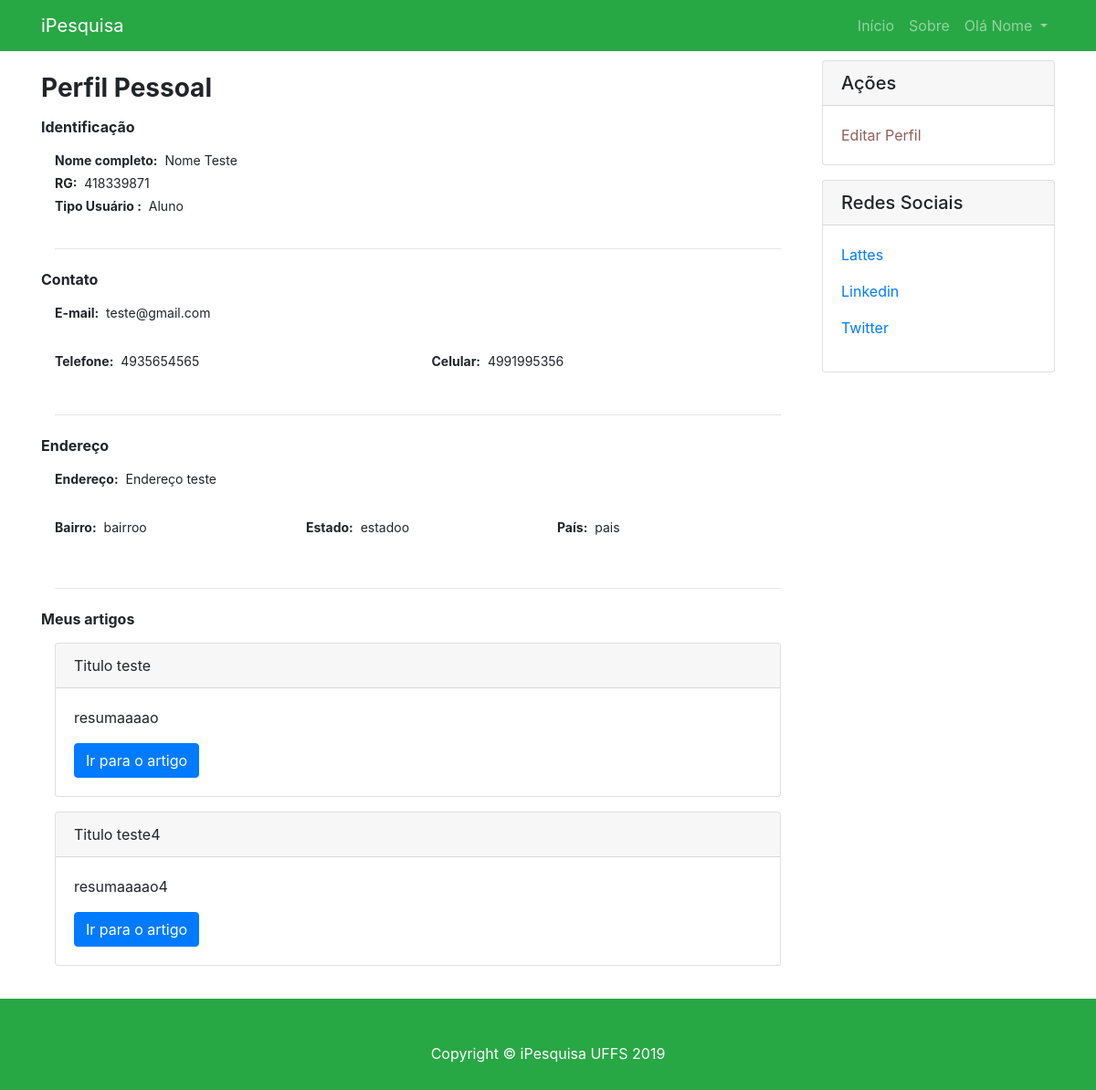
Screenshot of /perfil.php (signed in) with the database file from the repository.
### tables this page shows
CREATE TABLE IF NOT EXISTS usuario (
    id INT(11) NOT NULL auto_increment PRIMARY KEY,
    primeiroNome VARCHAR(30) NOT NULL,
    ultimoNome VARCHAR(60) NOT NULL,
    numeroDocumento VARCHAR(20) NOT NULL,
    tipoDocumento VARCHAR(9) NOT NULL,
    tipoUsuario VARCHAR (11) NOT NULL,
    entidade VARCHAR (12) NOT NULL, 
    email VARCHAR (70) NOT NULL UNIQUE,
    senha VARCHAR (50) NOT NULL,
    telefone VARCHAR(13) ,
    celular VARCHAR(13) NOT NULL,
    endereco VARCHAR (150) NOT NULL,
    bairro VARCHAR(20) NOT NULL,
    estado VARCHAR (50) NOT NULL,
    pais VARCHAR (30) NOT NULL,
    lattes VARCHAR(100) ,                   
    linkedin VARCHAR(100) ,
    twitter VARCHAR(100) 
);

CREATE TABLE IF NOT EXISTS artigo (
    id INT(11) NOT NULL auto_increment PRIMARY KEY,
    idAutor INT(11) NOT NULL,
    tituloPostagem VARCHAR(100) NOT NULL,
    autor VARCHAR(100) NOT NULL,
    resumo VARCHAR(600) NOT NULL,
    textoPrincipal MEDIUMTEXT NOT NULL,
    categoria VARCHAR(50) NOT NULL,
    dataPostagem VARCHAR(50) NOT NULL,
    imagem MEDIUMTEXT,
    CONSTRAINT FK_IdAutor FOREIGN KEY (idAutor) REFERENCES usuario(id)
);

### models/Usuario.php (called while the page is built, shortened)
<?php
class Usuario extends Crud{
    protected $table = 'usuario';
    protected $tableArtigo = 'artigo';
    private $id;
    private $primeiroNome;
    private $ultimoNome;
    private $numeroDocumento;
    private $tipoDocumento;
    private $tipoUsuario;
    private $email;
    private $telefone;
    private $celular;
    private $endereco;
    private $bairro;
    private $estado;
    private $pais;
    private $lattes;
    private $linkedin;
    private $twitter;
    function __construct() {
        $a = func_get_args();
        $i = func_num_args();
        if (method_exists($this,$f='__construct'.$i)) {
            call_user_func_array(array($this,$f),$a);
        }
    }
    function __construct1($id){
        $this->id = "";
        $this->primeiroNome = "";
        $this->ultimoNome = "";
        $this->numeroDocumento = "";
        $this->tipoDocumento = "";
        $this->tipoUsuario = "";
        $this->email = "";
        $this->telefone = "";
        $this->celular = "";
        $this->endereco = "";
        $this->bairro = "";
        $this->estado = "";
        $this->pais = "";
        $this->lattes = "";
        $this->linkedin = "";
        $this->twitter = "";
        $this->find($id);
    }
    public function getPrimeiroNome(){
        return $this->primeiroNome;
    }
    public function getUltimoNome(){
        return $this->ultimoNome;
    }
    public function getEmail(){
        return $this->email;
    }
    public function getNumeroDocumento(){
        return $this->numeroDocumento;
    }
    public function getTipoDocumento(){
        return $this->tipoDocumento;
    }
    public function getTipoUsuario(){
        return $this->tipoUsuario;
    }
    public function getTelefone(){
        return $this->telefone;
    }
    public function getCelular(){
        return $this->celular;
    }
    public function getEndereco(){
        return  $this->endereco;
    }
    public function getBairro(){
        return $this->bairro;
    }
    public function getEstado(){
        return $this->estado;
    }
    public function getPais(){
        return $this->pais;
    }
    public function getLattes(){
        return $this->lattes;
    }
    public function getLinkedin(){
        return $this->linkedin;
    }
    public function getTwitter() {
        return $this->twitter;
    }
    public function find($id){
        $sql  = "SELECT * FROM $this->table WHERE id = :id";
        $stmt = DB::prepare($sql);
        $stmt->bindParam(':id', $id, PDO::PARAM_INT);
        $stmt->execute();
        $usuario = $stmt->fetch();
        $this->id                   = $usuario->id;
        $this->primeiroNome         = $usuario->primeiroNome;
        $this->ultimoNome           = $usuario->ultimoNome;
        $this->numeroDocumento      = $usuario->numeroDocumento;
        $this->tipoDocumento        = $usuario->tipoDocumento;
        $this->tipoUsuario          = $usuario->tipoUsuario;
        $this->email                = $usuario->email;
        $this->telefone             = $usuario->telefone;
        $this->celular              = $usuario->celular;
        $this->endereco             = $usuario->endereco;
        $this->bairro               = $usuario->bairro;
        $this->estado               = $usuario->estado;
        $this->pais                 = $usuario->pais;
        $this->lattes               = $usuario->lattes;
        $this->linkedin             = $usuario->linkedin;
        $this->twitter              = $usuario->twitter;
    }
    public function getArtigos(){
        $sql  = "SELECT * FROM $this->tableArtigo WHERE idAutor = :id";
        $stmt = DB::prepare($sql);
        $stmt->bindParam(':id', $this->id, PDO::PARAM_INT);
        $stmt->execute();
        $artigos = $stmt->fetchAll();
        return $artigos;
    }
}

### models/DB.php (called while the page is built, shortened)
<?php
class DB{
	private static $instance;
    public static function getInstance(){
		if(!isset(self::$instance)){
			try {
				self::$instance = new PDO('mysql:host=' . DB_HOST . ';dbname=' . DB_NAME, DB_USER, DB_PASS);
				self::$instance->setAttribute( PDO::ATTR_ERRMODE, PDO::ERRMODE_EXCEPTION);
				self::$instance->setAttribute(PDO::ATTR_DEFAULT_FETCH_MODE, PDO::FETCH_OBJ);
			} catch (PDOException $e) {
				echo $e->getMessage();
			}
		}
		return self::$instance;
	}
	public static function prepare($sql){
		return self::getInstance()->prepare($sql);
	}
}

### perfil.php (the view, shortened to what this page needs)
<?php
    require_once "models/Usuario.php";
?>
<!DOCTYPE html>
<html lang="en">
<head>
    <link href="vendor/bootstrap/css/bootstrap.min.css" rel="stylesheet">
    <link href="css/blog-layout.css" rel="stylesheet">
    <link href="css/blog-registro.css" rel="stylesheet">
    <link href="css/perfil.css" rel="stylesheet">
</head>
<body>
    <nav class="navbar navbar-expand-lg navbar-dark bg-success fixed-top">
        <div class="container">
            <a class="navbar-brand" href="index.php">iPesquisa</a>
            <div class="collapse navbar-collapse" id="navbarResponsive">
                <ul class="navbar-nav ml-auto">
                    <li class="nav-item">
                        <a class="nav-link" href="index.php">Início</a>
                    </li>
                    <li class="nav-item">
                        <a class="nav-link" href="sobre.php">Sobre</a>
                    </li>
                    <?php
                        if(isset($_SESSION['idUser'])):
                        echo '<li class="nav-item dropdown">
                                <a class="nav-link dropdown-toggle" href="#" id="navbarDropdown" role="button" data-toggle="dropdown" aria-haspopup="true" aria-expanded="false">
                                    Olá ' . $_SESSION['nomeUser'] . '
                                </a>
                                <div class="dropdown-menu" aria-labelledby="navbarDropdown">
                                    <a class="dropdown-item" href="./novaPostagem.php">Criar nova postagem</a>
                                    <a class="dropdown-item" href="./perfil.php">Visualizar meu perfil</a>
                                    <a class="dropdown-item" href="./editarPerfil.php">Editar perfil</a>
                                    <a class="dropdown-item" href="./api/sair.php">Sair</a>
                                </li>';
                    ?>
                    <?php
                        endif
                    ?>
                </ul>
            </div>
        </div>
    </nav>
<?php
    if(isset($_SESSION['idUser'])):
        $usuario = new Usuario($_SESSION['idUser']);
        $artigos = $usuario->getArtigos();
?>
<div id="wrapper">
    <div class="container body-content">
        <div class="row content">
            <div class="col-md-9">
                <div class="conteudo-registro">
                    <div class="col-md-12 order-md-1">
                        <div class="needs-validation">
                            <div class="row">
                                <h3 class="mb-3"><strong>Perfil Pessoal</strong></h3>
                            </div>
                            <div class="row">
                                <h6 class="mb-3"><strong>Identificação</strong></h6>
                                <div class="col-md-12 mb-3">
                                    <p class="mb-1 txt-perfil" ><strong>Nome completo:</strong>&nbsp&nbsp<?php echo $usuario->getPrimeiroNome() . " " . $usuario->getUltimoNome() ?></p>
                                    <p class="mb-1 txt-perfil"><strong><?php echo $usuario->getTipoDocumento() ?>:</strong>&nbsp&nbsp<?php echo $usuario->getNumeroDocumento() ?></p>
                                    <p class="mb-1 txt-perfil"><strong>Tipo Usuário :</strong>&nbsp&nbsp<?php echo $usuario->getTipoUsuario() ?></p>
                                </div>
                            </div>
                            <hr class="mb-4">
                            <div class="row">
                                <h6 class="mb-3"><strong>Contato</strong></h6>
                                <div class="col-md-12 mb-3">
                                    <p class="mb-3 txt-perfil"><strong>E-mail:</strong>&nbsp&nbsp<?php echo $usuario->getEmail() ?></p>
                                </div>
                            </div>
                            <div class="row">
                                <div class="col-md-6 mb-3">
                                    <p class="mb-3 txt-perfil"><strong>Telefone:</strong>&nbsp&nbsp<?php echo $usuario->getTelefone() ?></p>
                                </div>
                                <div class="col-md-6 mb-3">
                                    <p class="mb-3 txt-perfil"><strong>Celular:</strong>&nbsp&nbsp<?php echo $usuario->getCelular() ?></p>
                                </div>
                            </div>
                            <hr class="mb-4">
                            <div class="row">
                                <h6 class="mb-3"><strong>Endereço</strong></h6>
                                <div class="col-md-12 mb-3">
                                    <p class="mb-3 txt-perfil"><strong>Endereço:</strong>&nbsp&nbsp<?php echo $usuario->getEndereco() ?></p>
                                </div>
                            </div>
                            <div class="row">
                                <div class="col-md-4 mb-4">
                                    <p class="mb-3 txt-perfil"><strong>Bairro:</strong>&nbsp&nbsp<?php echo $usuario->getBairro() ?></p>
                                </div>
                                <div class="col-md-4 mb-4">
                                    <p class="mb-3 txt-perfil"><strong>Estado:</strong>&nbsp&nbsp<?php echo $usuario->getEstado() ?></p>
                                </div>
                                <div class="col-md-4 mb-4">
                                    <p class="mb-3 txt-perfil"><strong>País:</strong>&nbsp&nbsp<?php echo $usuario->getPais() ?></p>
                                </div>
                            </div>
                            <hr class="mb-4">
                            <div class="row">
                                <h6 class="mb-3"><strong>Meus artigos</strong></h6>
                            </div>
                            <?php foreach($artigos as $artigo): ?>
                                <div class="row">
                                    <div class="col-md-12 mb-3">
                                        <div class="card">
                                            <div class="card-header">
                                                <?php echo $artigo->tituloPostagem ?>
                                            </div>
                                            <div class="card-body">
                                                <p class="card-text">
                                                    <?php echo $artigo->resumo ?>
                                                </p>
                                                <a href="postagem.php?id=<?php echo $artigo->id ?>" class="btn btn-primary">Ir para o artigo</a>
                                            </div>
                                        </div>
                                    </div>
                                </div>
                            <?php endforeach ?>
                        </div>
                    </div>
                </div>
            </div>
            <div class="col-md-3">
                <div class="card my-3">
                    <h5 class="card-header">Ações</h5>
                    <div class="card-body">
                        <a href="editarPerfil.php" class="btn-editar-perfil">Editar Perfil</a>
                    </div>
                </div>
                <div class="card my-3">
                    <h5 class="card-header">Redes Sociais</h5>
                    <div class="card-body">
                        <div class="mb-3">
                            <a href="<?php echo $usuario->getLattes() ?>" >Lattes</a>
                        </div>
                        <div class="mb-3">
                            <a href="<?php echo $usuario->getLinkedin() ?>">Linkedin</a>
                        </div>
                        <div class="mb-3">
                            <a href="<?php echo $usuario->getTwitter() ?>" >Twitter</a>
                        </div>
                    </div>
                </div>
            </div>
        </div>
    </div>
</div>
<?php
else:
    header("Location: login.php");
endif ?>
    <footer class="py-5 bg-success">
        <div class="container">
            <p class="m-0 text-center text-white">Copyright &copy; iPesquisa UFFS 2019</p>
        </div>
    </footer>
</body>
</html>

### css/blog-layout.css (style rules this page uses)
body, html { padding-top: 15px; height: 100%; }
#wrapper { min-height: 89%; position: relative; }
.content { padding-top: 20px; }
footer { width: 100%; height: 100px; position: absolute; }

### css/blog-registro.css (style rules this page uses)
.conteudo-registro { margin-top: 30px; }
.content { padding-bottom: 20px; }

### css/perfil.css (style rules this page uses)
a:link { text-decoration:none; }
.btn-editar-perfil { color: #935e5b; }
.txt-perfil { font-size: 14px; }

### rows the page displays
usuario: primeiroNome "Nome", ultimoNome "Teste", tipoDocumento "RG", numeroDocumento "418339871", tipoUsuario "Aluno", email "teste@gmail.com", telefone "4935654565", celular "4991995356", endereco "Endereço teste", bairro "bairroo", estado "estadoo", pais "pais"
artigo: tituloPostagem "Titulo teste", resumo "resumaaaao"
artigo: tituloPostagem "Titulo teste4", resumo "resumaaaao4"

### other values shown
$_SESSION['nomeUser'] "Nome"
